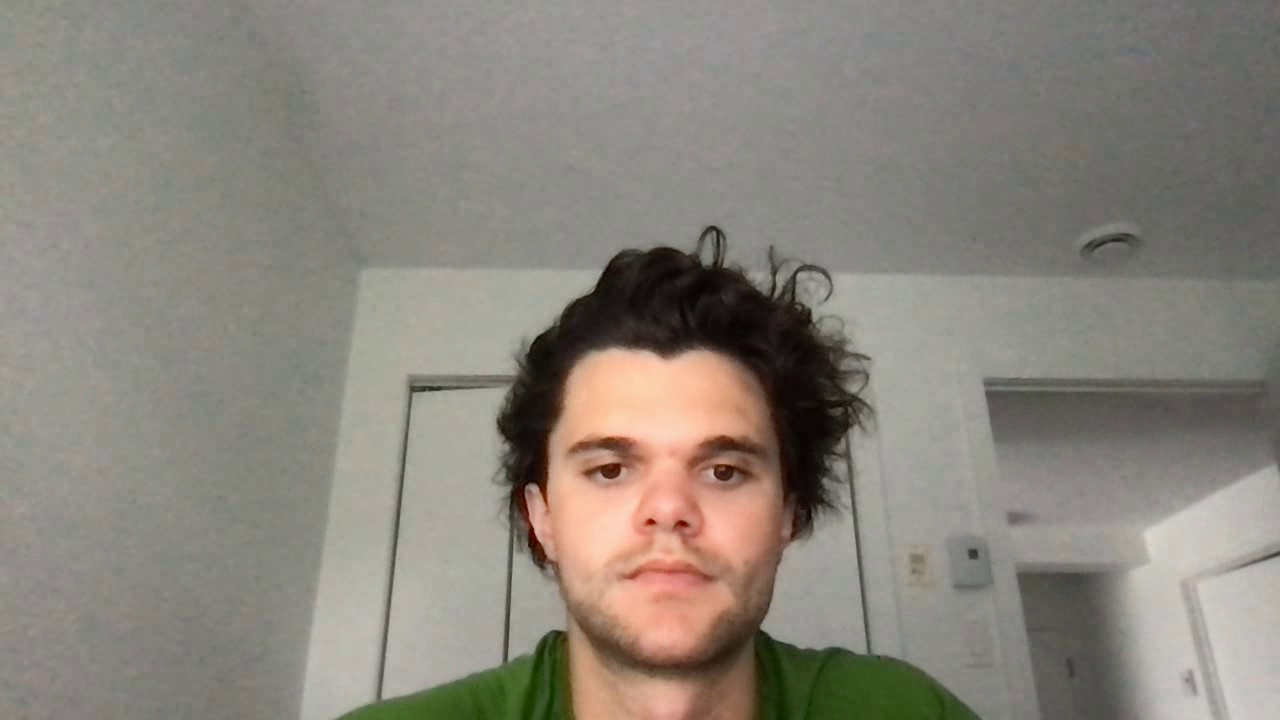
#> input picture frame 18 of June30_2022.mp4, 1280 x 720 px, given in place of Sept17_2021_Concentration.mp4, which was not available
$ python cropvideo_sep17.py   (older library calls are emulated)
#> lines starting #> are read from the running program, lines starting #| are printed output that depends on the picture; pictures that were not available may be replaced by others from this repository, and a replacement may not be noted
#!/usr/bin/env python3
# -*- coding: utf-8 -*-
"""
Created on Tue May 18 20:56:55 2021

@author: RileyBallachay
"""
import numpy as np
import cv2
import matplotlib.pyplot as plt
import scipy.misc
from PIL import Image
import datetime

x=1073;y=216;w= 238;h= 156


# Initialize frame counter
cnt = 0
cap = cv2.VideoCapture('/Users/RileyBallachay/Downloads/Sept17_2021_Concentration.mp4')
# Some characteristics from the original video
w_frame, h_frame = int(cap.get(cv2.CAP_PROP_FRAME_WIDTH)), int(cap.get(cv2.CAP_PROP_FRAME_HEIGHT))
fps, frames = cap.get(cv2.CAP_PROP_FPS), cap.get(cv2.CAP_PROP_FRAME_COUNT)

time_per_frame = 1/fps
print(frames)

# output
fourcc = cv2.VideoWriter_fourcc(*'mp4v')
out = cv2.VideoWriter('result_total_sep17.mp4', fourcc, fps, (w, h))

time = 0
slices = []

# Now we start
while(cap.isOpened()):
    ret, frame = cap.read()
#> frame is the input picture: shape (720, 1280, 3); mean B, G, R 123.9, 132.6, 137.9

    cnt += 1 # Counting frames

    # Avoid problems when video finish
    if ret==True:
        time = time+time_per_frame
        printtime = str(datetime.timedelta(seconds=time))
        # Croping the frame
        temp_frame = frame[y:y+h, x:x+w]
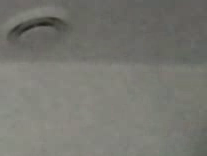
#> temp_frame: shape (156, 207, 3); mean B, G, R 112, 118.5, 118.5

        # Percentage
        xx = cnt *100/frames
        print((xx),'%')


        imageGREY = temp_frame.mean(axis=2)
        imageGREY = imageGREY.mean(axis=1)
#> imageGREY = 156 values, max 127.8 at index 125, min 91.8 at index 24, mean 116.3
        slices.append(imageGREY)

        # Saving from the desired frames
        #if 15 <= cnt <= 90:
        #    out.write(crop_frame)
        font = cv2.FONT_HERSHEY_SCRIPT_SIMPLEX
        crop_frame = cv2.putText(temp_frame, printtime,
                            (10, 50),
                            font, 1,
                            (255, 255, 255),
                            2, cv2.LINE_8)
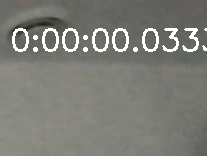
#> crop_frame: shape (156, 207, 3); mean B, G, R 119.2, 125.4, 125.4
        # I see the answer now. Here you save all the video
        out.write(crop_frame)

        # Just to see the video in real time
        #cv2.imshow('frame',frame)
        cv2.imshow('croped',crop_frame)

        #if cv2.waitKey(1) & 0xFF == ord('q'):
        #    break
    else:
        break

def groupedAvg(myArray, N=5):
    result = np.cumsum(myArray, 0)[N-1::N]/float(N)
    result[1:] = result[1:] - result[:-1]
    return result

sliced = np.stack(slices, axis=0)
sliced = groupedAvg(sliced)
np.savetxt('sliced_sep17_conc.csv',sliced,delimiter=',')

cap.release()
out.release()
cv2.destroyAllWindows()

$ run again, starting later in the video
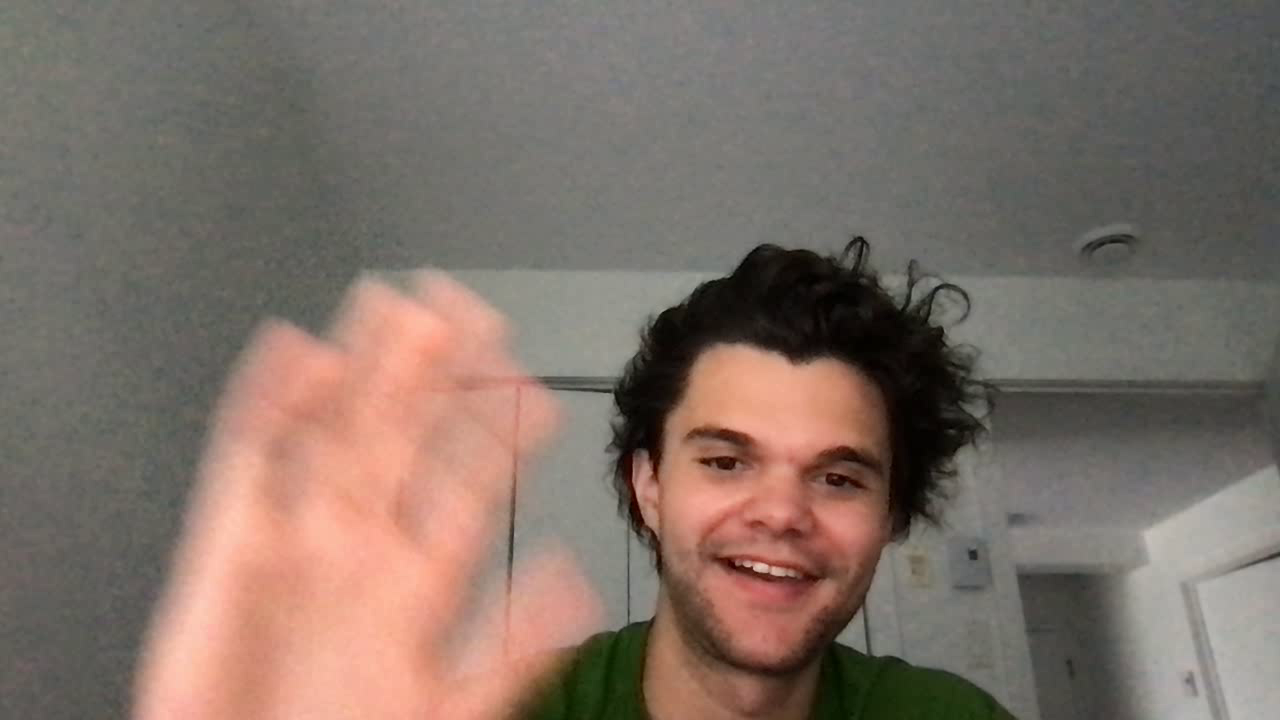
#> input picture frame 144 of June30_2022.mp4, 1280 x 720 px, given in place of Sept17_2021_Concentration.mp4, which was not available
#> frame is the input picture: shape (720, 1280, 3); mean B, G, R 103.2, 112, 126.8
#> `temp_frame = frame[y:y+h, x:x+w]`:
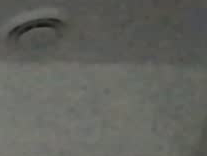
#> temp_frame: shape (156, 207, 3); mean B, G, R 93.3, 98.7, 97.5
#> `imageGREY = imageGREY.mean(axis=1)`: imageGREY = 156 values, max 108.1 at index 139, min 73.05 at index 26, mean 96.5
#> `crop_frame = cv2.putText(temp_frame, printtime, (10, 50), font, 1, (25..`:
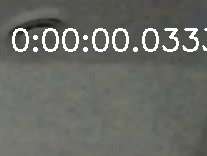
#> crop_frame: shape (156, 207, 3); mean B, G, R 101.3, 106.5, 105.3
